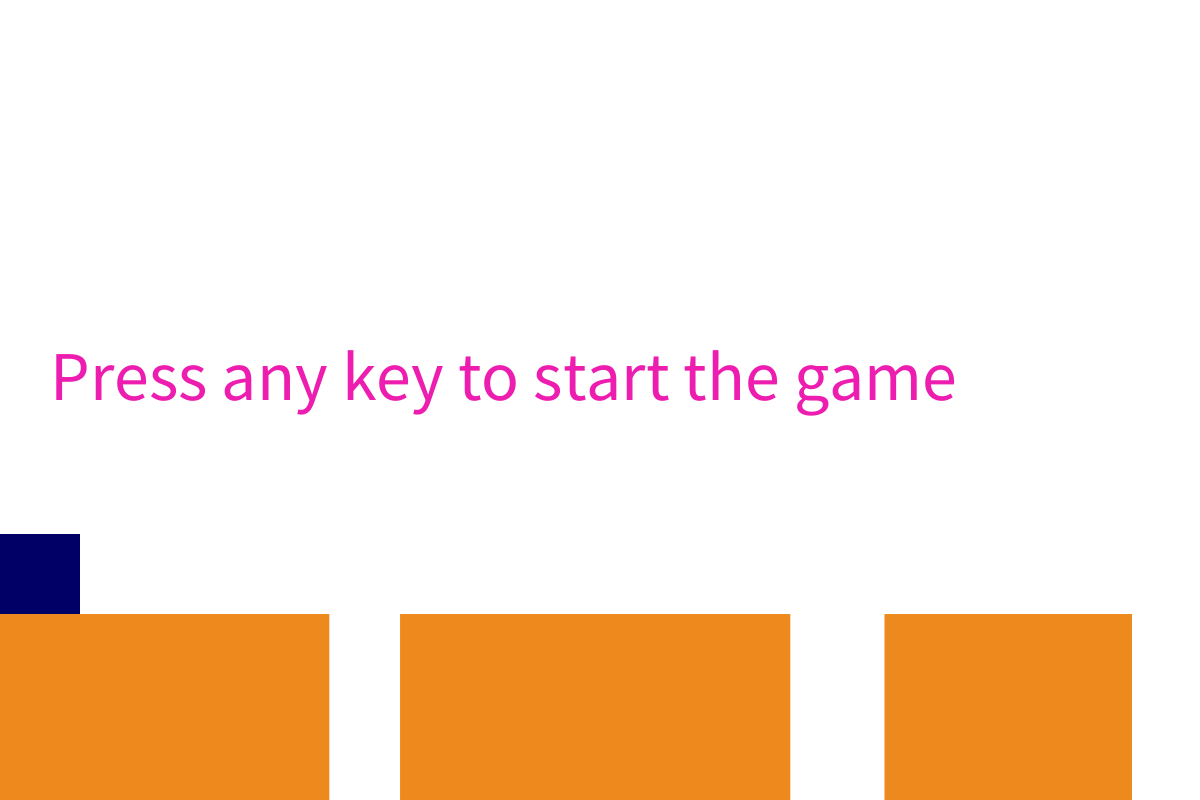
Frame 1 (no input)
Frame 60 (the mouse pressed at the canvas centre just before this capture): identical to frame 1, image omitted
Frame 120 (the mouse held since frame 60 and released just before this capture): identical to frame 1, image omitted

The Processing sketch that drew this single still picture (run headless with seeded random() and noise(); from frame 60 on, the mouse is pressed at the canvas centre):

// Processing sketch: game
// ── game.pde
//game section
static int init = 1, game_start = 2, dead = 3;
int state = 1;

void setup() {
  size(1200, 800);
  background(255);
} 

void draw(){
  background(255);
  //game section
  switch(state){
    case(1):
      init_game();
    break;
    case(2):
      start_game();
    break;
    case(3):
      you_are_dead();
    break;
  }
  
  //the floor
  rectMode(CORNER);
  fill(#ED891D);
  rect(pipe_counter[0],height - pipe_Y[0] + block_size/2, pipe_X[0],pipe_Y[0]);
  rect(pipe_counter[1],height - pipe_Y[1] + block_size/2, pipe_X[1],pipe_Y[1]);
  rect(pipe_counter[2],height - pipe_Y[2] + block_size/2, pipe_X[2],pipe_Y[2]);
}

//the floor
float [] pipe_X = new float [3];
float [] pipe_Y = new float [3];
//moving counter
float [] pipe_counter = new float [3];
//charactor size
int block_size = 80;
//charactor moving_X
int rect_pos = 0;

//is initilze
boolean init_over = false;


void init_game(){
    textSize(70);
    fill(#ED1DAF);
    text("Press any key to start the game",50,height/2);
      
    if(!init_over){
      //generate floor parameter
      pipe_X[0] = random(width/6,width/3);
      pipe_Y[0] = random(200,300);
      
      pipe_X[1] = random(width/6,width/3);
      pipe_Y[1] = pipe_Y[0];
      
      pipe_X[2] = random(width/6,width/3);
      pipe_Y[2] = pipe_Y[0];
      
      pipe_counter[0] = 0;
      pipe_counter[1] = 1.4*random(width/6,width/4);
      pipe_counter[2] = 1.4*(pipe_counter[1] + random(width/6,width/4));
      
      init_over = true;
      rect_pos = 0;
    }
    
    //draw charactor
    rectMode(CENTER);
    noStroke();
    fill(#000066);
    rect(block_size/2+rect_pos,height - pipe_Y[0]-rect_pos_Y,block_size,block_size);
    prev_X = block_size/2+rect_pos;
    prev_Y = height - pipe_Y[0];
}

//previous chractor position 
float prev_X = 0.0;
float prev_Y = 0.0;

void start_game(){
  //floor move to left
  pipe_counter[0]--;
  pipe_counter[1]--;
  pipe_counter[2]--;
  
  //if the first floor leave the screen
  if(pipe_counter[0] + pipe_X[1] <= 0){
    pipe_X[0] = pipe_X[1];
    pipe_Y[0] = pipe_Y[1];
    pipe_X[1] = pipe_X[2];
    pipe_Y[1] = pipe_Y[2];
    pipe_X[2] = random(width/6,width/3);
    pipe_Y[2] = pipe_Y[2];
    
    pipe_counter[0] = pipe_counter[1];
    pipe_counter[1] = pipe_counter[2];
    pipe_counter[2] = 1.4*(pipe_counter[1] + random(width/6,width/4));
  }
  
  //draw charactor---------------------------------------------------------------------
  rectMode(CENTER);
  noStroke();
  fill(#000066);
  
  float X = block_size/2+rect_pos;
  float Y = height;
  //at pipe0
  if(X + block_size/2>=pipe_counter[0] && X - block_size/2<=pipe_counter[0]+pipe_X[0]){
    if(prev_Y -rect_pos_Y<=height-pipe_Y[0]){
      rect(X,Y -rect_pos_Y - pipe_Y[0],block_size,block_size);
      prev_X = X;
      prev_Y = (prev_Y < Y - pipe_Y[0])? prev_Y :  Y - pipe_Y[0];
    }
    else{ 
      rect(prev_X,prev_Y,block_size,block_size);
      state = dead;
    }
  }
  //at pipe1
  else if(X + block_size/2>=pipe_counter[1] && X - block_size/2<=pipe_counter[1]+pipe_X[1]){
    if(prev_Y -rect_pos_Y<=height-pipe_Y[1]){
      rect(X,Y -rect_pos_Y - pipe_Y[1],block_size,block_size);
      prev_X = X;
      prev_Y = (prev_Y < Y - pipe_Y[1])? prev_Y :  Y - pipe_Y[1];
    }
    else{ 
      rect(prev_X,prev_Y,block_size,block_size);
      state = dead;
    }
  }
  //at pipe2
  else if(X + block_size/2>=pipe_counter[2] && X - block_size/2<=pipe_counter[2]+pipe_X[2]){
    if(prev_Y -rect_pos_Y<=height-pipe_Y[2]){
      rect(X,Y -rect_pos_Y - pipe_Y[2],block_size,block_size);
      prev_X = X;
      prev_Y = (prev_Y < Y - pipe_Y[2])? prev_Y :  Y - pipe_Y[2];
    }
    else{ 
      rect(prev_X,prev_Y,block_size,block_size);
      state = dead;
    }
  }
  else{//in the air
    if(rect_pos_Y == 0)prev_Y++;
    rect(X,prev_Y -rect_pos_Y,block_size,block_size);
    if(prev_Y + block_size/2 -rect_pos_Y >= height) state = dead;
  }
  //---------------------------------------------------------------------
  //if the charactor jump 
  if(jump){
    rect_pos_Y+=diff;
    if(rect_pos_Y == 0) jump = false;
    if(rect_pos_Y<=0 || rect_pos_Y >= 150) diff = -diff;
  }
}

void you_are_dead(){
  textSize(70);
  fill(#ED1DAF);
  text("You're dead",200,height/4);
  text("Press \'r\' to restart the game",50,height/2);
  init_over = false;
}

//is the charactor jump?
boolean jump = false;
//jump height
int rect_pos_Y = 0;
//how height the charact change per time cycle
int diff = 1;

void keyPressed(){  
  if(state == dead && (key == 'r' || key == 'R')) state = init;
  else if(state != game_start && state != dead) state = game_start;
  if(key == CODED && state != dead){
    switch (keyCode){
      case RIGHT:
        rect_pos+=3;
      break;
      case LEFT:
        rect_pos-=3;
      break;
      case UP:
        jump = true;
      break;
    } 
  }
}
